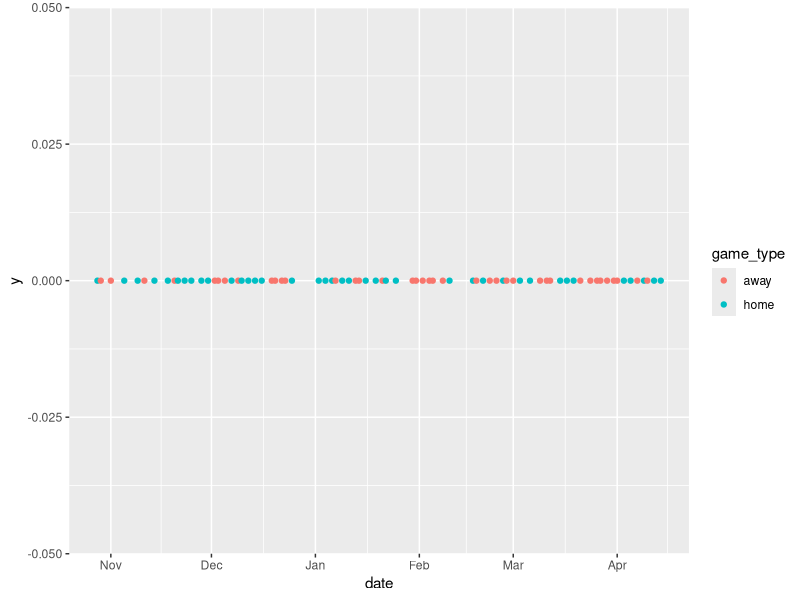
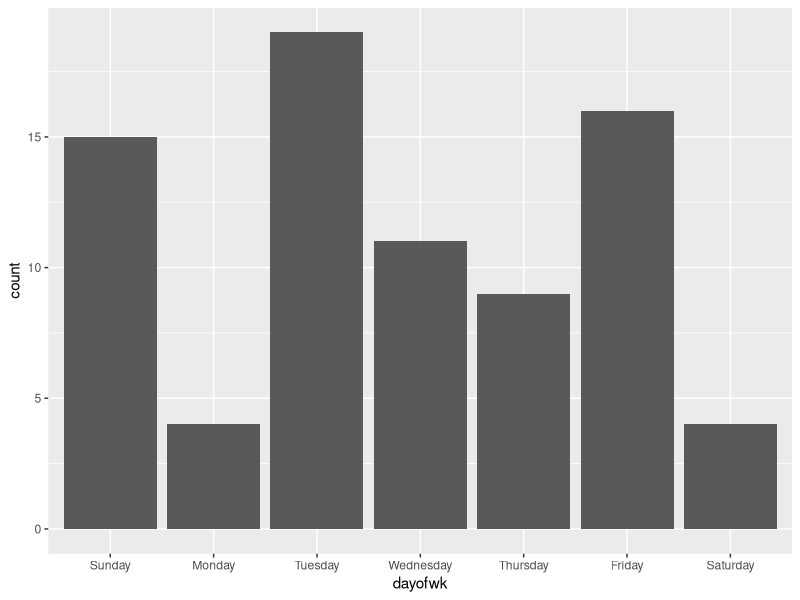
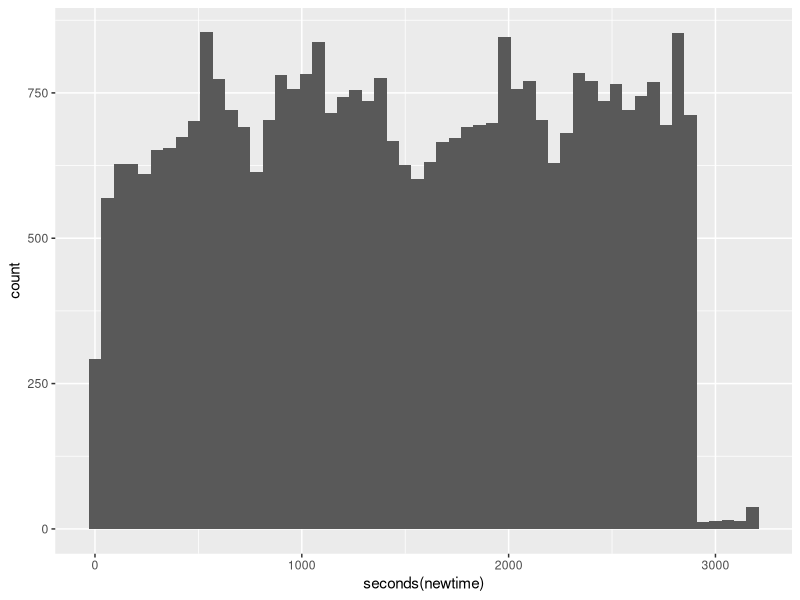
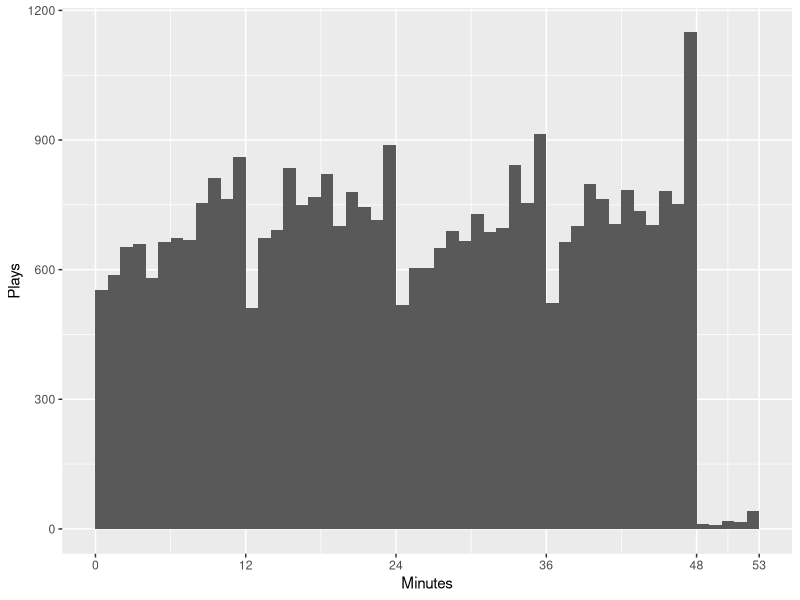
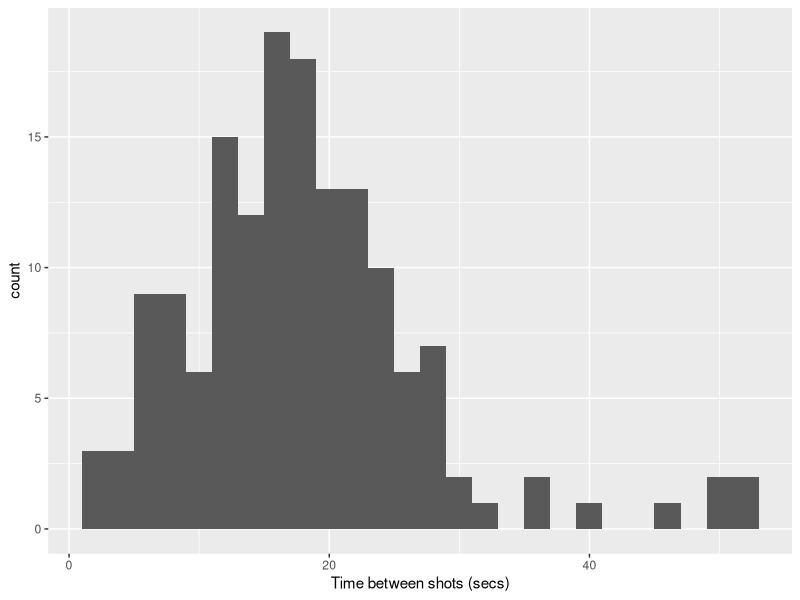
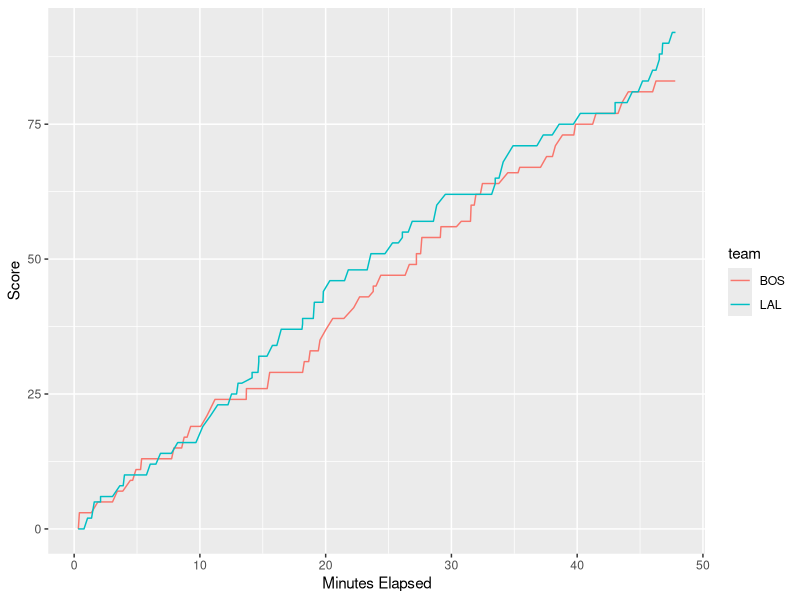

Generate these figures, in order, with R:
## ---- chunk 1
# cache = TRUE should speed knitting by making use of
# calculations from previous knits
knitr::opts_chunk$set(echo = TRUE)
## ---- chunk 2
library(tidyverse)
library(forcats)
library(lubridate)
## ---- chunk 3
(date <- ymd("2025-01-01"))
## ---- chunk 4
(date <- date + months(10))
## ---- chunk 5
wday(date, label = TRUE, abbr = FALSE)
## ---- chunk 6
(date <- date + days(5))
## ---- chunk 7
(date <- date + weeks(3))
## ---- chunk 8
# The following command is useful if you need to re-run all commands during troubleshooting
# It removes previous versions of **lakers** from the local environment
rm(lakers)
# Convert the data set to a tibble for convenience  
lakers <- as_tibble(lakers)  
## ---- chunk 9
glimpse(lakers)
## ---- chunk 10
lakers <- mutate(lakers, date = ymd(date))
head(lakers)
## ---- chunk 11
# Don't worry about the y-scale
lakers %>% distinct(date, game_type) %>% 
  ggplot(aes(x = date, y = 0, color = game_type)) +
  geom_point()
## ---- chunk 12
lakers %>% 
  distinct(date) %>% 
  mutate(dayofwk = wday(date, label = TRUE, abbr = FALSE)) %>%
  ggplot(aes(x = dayofwk)) +
  geom_bar()
## ---- chunk 13
lakers <- lakers %>% 
  mutate(time = (ms(time)))
head(lakers)
## ---- chunk 14
lakers <- lakers %>% 
  mutate(time = as.duration(time))
head(lakers)
## ---- chunk 15
lakers <- lakers %>% 
  mutate(newtime =(dminutes(c(12, 24, 36, 48, 53)[period]) - time))
str(lakers$newtime)
head(lakers)
tail(lakers)
## ---- chunk 16
lakers %>% 
  ggplot(aes(x = seconds(newtime))) + 
  geom_histogram(binwidth = 60)
## ---- chunk 17
lakers %>% 
  ggplot(aes(x = seconds(newtime)/60)) + 
  geom_histogram(breaks = 0:53) +
  scale_x_continuous(breaks = c(0, 12, 24, 36, 48, 53)) + 
  labs(x = "Minutes", y = "Plays")
## ---- chunk 18
# Filter for the game of interest
game1 <- lakers %>% 
  filter(date == ymd("20081225"))

# Filter for plays involving shot attempts and compute the time between shots using
# the lag function and the newtime duration variable. Remember that duration represents
# the cumulative time in seconds within the game at which the shot took place.
attempts <- game1 %>%
  filter(etype == "shot") %>%
  mutate(wait = newtime-lag(newtime))
## ---- chunk 19
# 
ggplot(attempts) +
  geom_histogram(aes(x = seconds(wait)), binwidth = 2)+
  labs(x = "Time between shots (secs)")
## ---- chunk 20
game1_scores <- game1 %>%
  filter(team != "OFF") %>%
  group_by(team) %>%
  mutate(score = cumsum(points))
ggplot(game1_scores, aes(x = seconds(newtime)/60, y = score, color = team))+ 
  geom_line() + 
  labs(x = "Minutes Elapsed", y = "Score")
